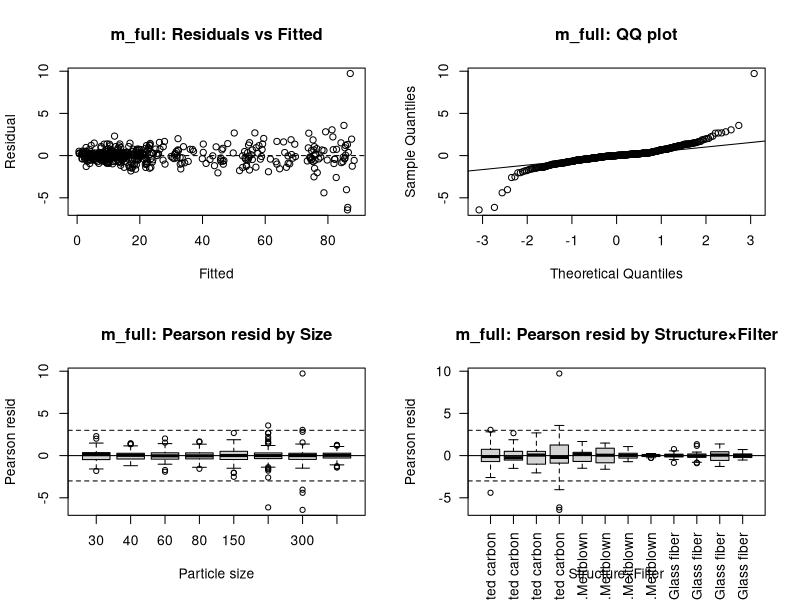
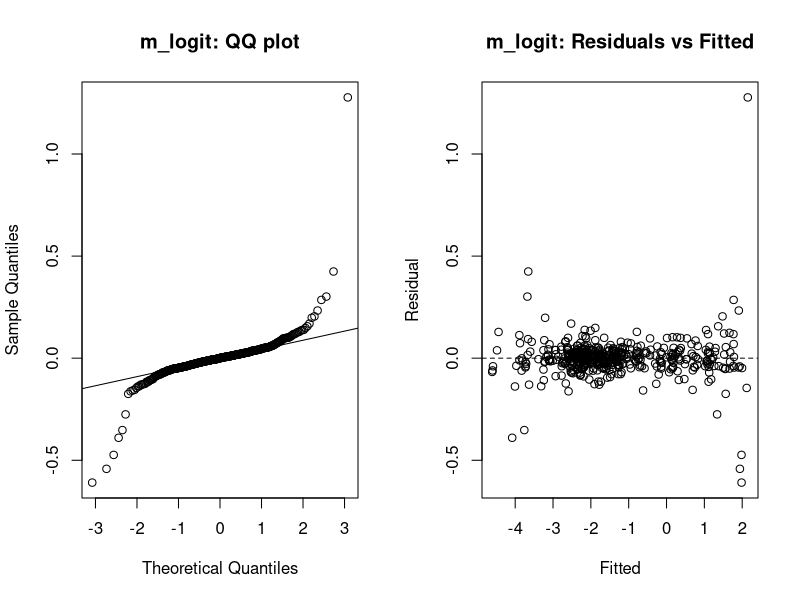
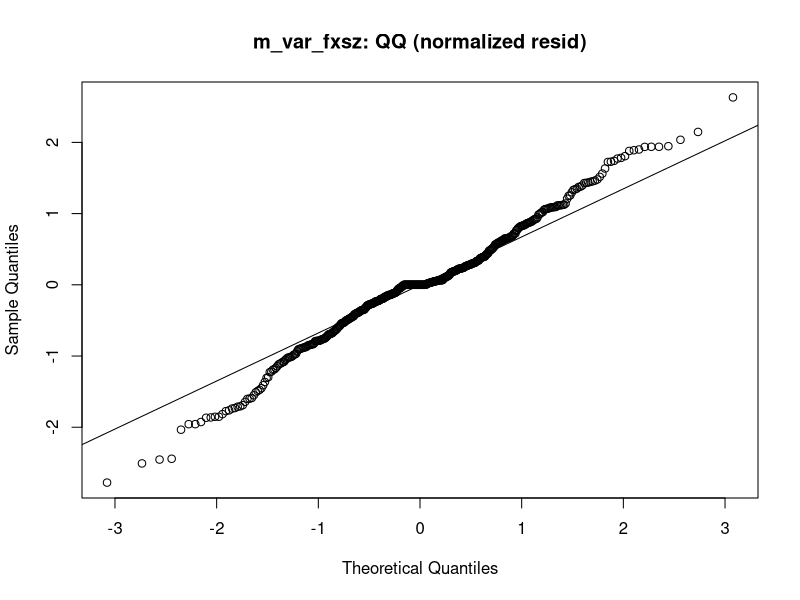

Here is the R script that generated these plots, in order:
# --------------------------------------------------
# Linear Mixed-Effects Model (LMM) Analysis
# Study: FISOR Facemask Performance
# Description:
#   Size-dependent particle penetration (30–400 nm)
#   modeled using Structure × Filter × ParticleSize
# Methods:
#   - REML estimation
#   - Type III Satterthwaite tests
# Software:
#   R (version 4.5.2)
# --------------------------------------------------
###  Install Packages 
 install.packages(c("lme4", "lmerTest", "emmeans", "nlme"))
library(lme4)
library(lmerTest)
library(emmeans)
library(nlme)

### Read data
dat <- read.csv("Penetration_LMM_R_long.csv", stringsAsFactors = FALSE)
### Factor coding 
dat$SpecimenID <- factor(dat$SpecimenID)

dat$Structure <- factor(
  dat$Structure,
  levels = c("Two-layer knit", "Four-layer knit", "Two-layer woven", "Two-layer spunbond")
)

dat$Filter <- factor(
  dat$Filter,
  levels = c("Activated carbon", "Meltblown", "Glass fiber")
)

dat$ParticleSize <- factor(dat$ParticleSize_nm, levels = sort(unique(dat$ParticleSize_nm)))

dat$Penetration_pct <- as.numeric(dat$Penetration_pct)

cat("Rows:", nrow(dat), " Unique specimens:", length(unique(dat$SpecimenID)), "\n")

### Create logit-transformed outcome (Sensitivity #1)
eps <- 1e-6
dat$Pen_prop <- pmin(pmax(dat$Penetration_pct/100, eps), 1 - eps)
dat$logitPen <- qlogis(dat$Pen_prop)

### Create Filter×Size variance-group factor for nlme (Sensitivity #2)
dat$Filter_Size <- interaction(dat$Filter, dat$ParticleSize, drop = TRUE)
dat$Filter_Size <- factor(dat$Filter_Size)

############################################################
# PRIMARY MODEL (lmer) - Raw penetration
############################################################
m_full <- lmer(Penetration_pct ~ Structure * Filter * ParticleSize + (1 | SpecimenID),
               data = dat, REML = TRUE)

cat("\n===== PRIMARY MODEL: lmer (raw penetration %) =====\n")
print(summary(m_full))
cat("\n===== ANOVA: m_full =====\n")
print(anova(m_full))

# Residual diagnostics + outlier flags
rp <- resid(m_full, type="pearson")
idx_extreme <- which(abs(rp) > 3)

cat("\nExtreme Pearson residuals (|rp| > 3):", length(idx_extreme), "\n")
if (length(idx_extreme) > 0) {
  print(dat[idx_extreme, c("SpecimenID","Structure","Filter","ParticleSize_nm","Penetration_pct")])
}

# Save diagnostics plots to files
png("Diagnostics_m_full.png", width=1400, height=900)
par(mfrow=c(2,2))
plot(fitted(m_full), resid(m_full), xlab="Fitted", ylab="Residual",
     main="m_full: Residuals vs Fitted"); abline(h=0, lty=2)
qqnorm(resid(m_full), main="m_full: QQ plot"); qqline(resid(m_full))
boxplot(rp ~ dat$ParticleSize, main="m_full: Pearson resid by Size",
        xlab="Particle size", ylab="Pearson resid"); abline(h=c(-3,0,3), lty=c(2,1,2))
boxplot(rp ~ interaction(dat$Structure, dat$Filter), las=2,
        main="m_full: Pearson resid by Structure×Filter",
        xlab="Structure×Filter", ylab="Pearson resid"); abline(h=c(-3,0,3), lty=c(2,1,2))
dev.off()

############################################################
# SENSITIVITY #1 (lmer) - Logit transformed penetration
############################################################
m_logit <- lmer(logitPen ~ Structure * Filter * ParticleSize + (1 | SpecimenID),
                data = dat, REML = TRUE)

cat("\n===== SENSITIVITY #1: lmer (logit penetration) =====\n")
print(summary(m_logit))
cat("\n===== ANOVA: m_logit =====\n")
print(anova(m_logit))

png("Diagnostics_m_logit.png", width=1200, height=600)
par(mfrow=c(1,2))
qqnorm(resid(m_logit), main="m_logit: QQ plot"); qqline(resid(m_logit))
plot(fitted(m_logit), resid(m_logit), xlab="Fitted", ylab="Residual",
     main="m_logit: Residuals vs Fitted"); abline(h=0, lty=2)
dev.off()

############################################################
# SENSITIVITY #2 (nlme) - Heteroscedastic variance model
# BEST MODEL: varIdent by Filter×ParticleSize
############################################################
ctrl <- lmeControl(msMaxIter=200, maxIter=200, niterEM=50, returnObject=TRUE)

# Size-only variance (comparison)
m_var_size <- lme(
  Penetration_pct ~ Structure * Filter * ParticleSize,
  random  = ~ 1 | SpecimenID,
  weights = varIdent(form = ~ 1 | ParticleSize),
  data    = dat,
  method  = "REML",
  control = ctrl
)

# Filter×Size variance (BEST)
m_var_fxsz <- lme(
  Penetration_pct ~ Structure * Filter * ParticleSize,
  random  = ~ 1 | SpecimenID,
  weights = varIdent(form = ~ 1 | Filter_Size),
  data    = dat,
  method  = "REML",
  control = ctrl
)

cat("\n===== SENSITIVITY #2A: nlme (varIdent by Size) =====\n")
print(summary(m_var_size))
cat("\n===== ANOVA: m_var_size =====\n")
print(anova(m_var_size))

cat("\n===== SENSITIVITY #2B: nlme (varIdent by Filter×Size) [BEST] =====\n")
print(summary(m_var_fxsz))
cat("\n===== ANOVA: m_var_fxsz =====\n")
print(anova(m_var_fxsz))

cat("\n===== AIC (REML fits; descriptive) =====\n")
print(AIC(m_var_size, m_var_fxsz))

# Proper comparison for variance structures: ML fits + LRT
m_var_size_ML <- update(m_var_size, method="ML")
m_var_fxsz_ML <- update(m_var_fxsz, method="ML")

cat("\n===== AIC (ML fits) =====\n")
print(AIC(m_var_size_ML, m_var_fxsz_ML))

cat("\n===== LRT: Size variance vs Filter×Size variance (ML) =====\n")
print(anova(m_var_size_ML, m_var_fxsz_ML))

# Diagnostics for nlme (normalized residuals)
png("QQ_m_var_fxsz_normalized.png", width=800, height=800)
qqnorm(resid(m_var_fxsz, type="normalized"), main="m_var_fxsz: QQ (normalized resid)")
qqline(resid(m_var_fxsz, type="normalized"))
dev.off()

############################################################
# Estimated marginal means (EMMs) + Tukey comparisons
# (Use m_full for interpretability on % scale)
############################################################
cat("\n===== EMMs (m_full): Filter within Structure×Size =====\n")
emm_f <- emmeans(m_full, ~ Filter | Structure * ParticleSize)
print(pairs(emm_f, adjust="tukey"))

emm_table <- as.data.frame(emmeans(m_full, ~ Structure * Filter * ParticleSize))
write.csv(emm_table, "EMM_m_full_Structure_Filter_Size.csv", row.names=FALSE)

cat("\nSaved: Diagnostics_m_full.png, Diagnostics_m_logit.png, QQ_m_var_fxsz_normalized.png\n")
cat("Saved: EMM_m_full_Structure_Filter_Size.csv\n")

############################################################
# END
############################################################
